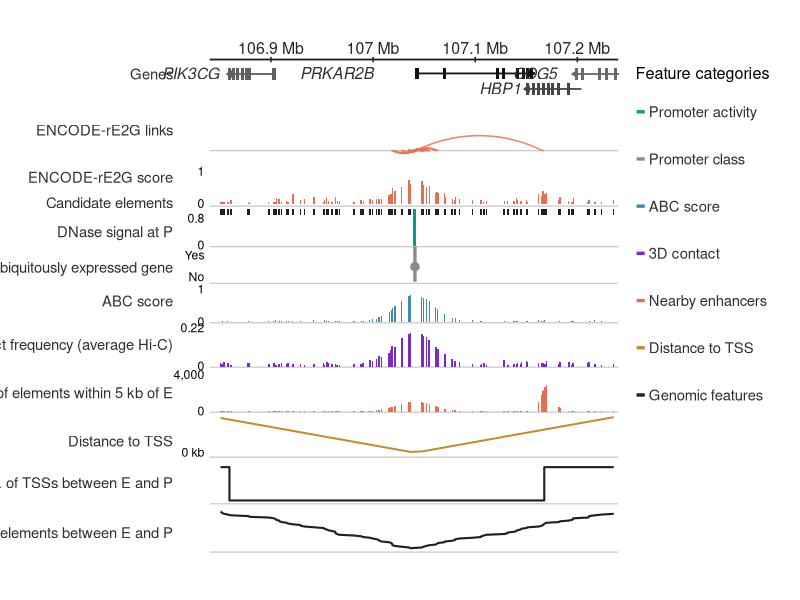
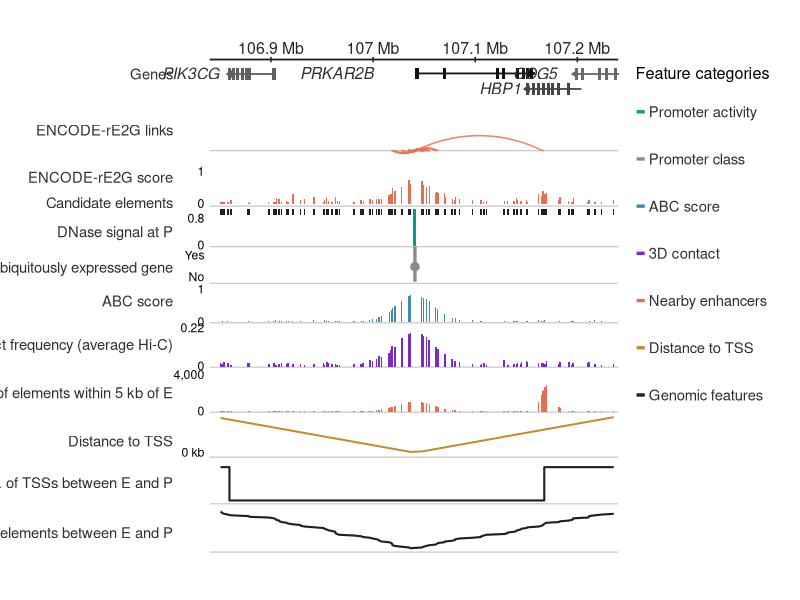

Here is the R script that generated these plots, in order:
## ---- chunk 1
knitr::opts_chunk$set(
  echo = TRUE,
  warning = FALSE,
  message = FALSE,
  fig.align = "center",
  fig.retina = 2
)

library(dplyr)
library(ggplot2)
library(tibble)

set.seed(1031)
## ---- chunk 2
region_start <- 106.84
region_end <- 107.24
promoter_position <- 107.041

candidate_elements <- tibble(
  element_id = sprintf("E%03d", seq_len(96)),
  position_mb = sort(runif(96, region_start, region_end))
) %>%
  mutate(
    distance_mb = abs(position_mb - promoter_position),
    local_peak = exp(-0.5 * ((position_mb - promoter_position) / 0.018)^2),
    distal_peak = exp(-0.5 * ((position_mb - 107.171) / 0.006)^2),
    re2g_score = pmin(1, 0.04 + 0.55 * local_peak +
      0.23 * distal_peak + rbeta(n(), 1.1, 6.5) * 0.36),
    abc_score = pmin(1, 0.015 + 0.76 * local_peak +
      rbeta(n(), 0.9, 8) * 0.14),
    contact_frequency = pmin(0.22, 0.01 + 0.18 * local_peak +
      rbeta(n(), 1.1, 7) * 0.055),
    nearby_activity = pmin(4200, 40 +
      rgamma(n(), 1.35, 210) + 2900 * distal_peak + 1050 * local_peak),
    distance_scaled = distance_mb / max(distance_mb),
    tss_between = if_else(position_mb < 106.858 | position_mb > 107.168, 1, 0),
    elements_between = abs(rank(position_mb) -
      which.min(abs(position_mb - promoter_position)))
  )

link_data <- candidate_elements %>%
  arrange(desc(re2g_score)) %>%
  slice_head(n = 13) %>%
  transmute(
    element_id,
    element_position = position_mb,
    promoter_position = promoter_position,
    link_strength = re2g_score
  )

gene_models <- tribble(
  ~gene, ~start_mb, ~end_mb, ~direction, ~gene_y, ~gene_colour, ~label_x,
  "PIK3CG",  106.857, 106.905, -1, 9.56, "#606060", 106.849,
  "PRKAR2B", 107.041, 107.158,  1, 9.57, "#111111", 107.001,
  "HBP1",    107.148, 107.204, -1, 9.29, "#464646", 107.145,
  "COG5",    107.195, 107.241, -1, 9.56, "#696969", 107.180
) %>%
  mutate(
    plot_start = if_else(direction > 0, start_mb, end_mb),
    plot_end = if_else(direction > 0, end_mb, start_mb)
  )

make_exons <- function(gene, positions, y, colour, width = 0.0030) {
  tibble(
    gene = gene,
    xmin = positions - width / 2,
    xmax = positions + width / 2,
    ymin = y - 0.105,
    ymax = y + 0.105,
    exon_colour = colour
  )
}

gene_exons <- bind_rows(
  make_exons("PIK3CG", c(106.859, 106.863, 106.867, 106.872, 106.876, 106.879, 106.903), 9.56, "#606060"),
  make_exons("PRKAR2B", c(107.043, 107.070, 107.122, 107.128, 107.141, 107.147, 107.151, 107.155), 9.57, "#111111"),
  make_exons("HBP1", c(107.151, 107.157, 107.162, 107.167, 107.172, 107.176, 107.182, 107.191), 9.29, "#464646"),
  make_exons("COG5", c(107.199, 107.205, 107.222, 107.229, 107.237), 9.56, "#696969")
)

write.csv(candidate_elements, "synthetic_candidate_elements.csv", row.names = FALSE)
write.csv(link_data, "synthetic_re2g_links.csv", row.names = FALSE)
write.csv(gene_models, "synthetic_gene_models.csv", row.names = FALSE)

candidate_elements
## ---- chunk 3
track_colours <- c(
  promoter = "#00A087",
  promoter_class = "#8A8A8A",
  abc = "#3C8DAD",
  contact = "#7B2CBF",
  enhancer = "#E76F51",
  distance = "#C58B2A",
  genomic = "#202020"
)

track_labels <- tribble(
  ~label, ~y,
  "Genes", 9.56,
  "ENCODE-rE2G links", 8.55,
  "ENCODE-rE2G score", 7.70,
  "Candidate elements", 7.24,
  "DNase signal at P", 6.72,
  "Ubiquitously expressed gene", 6.08,
  "ABC score", 5.47,
  "Contact frequency (average Hi-C)", 4.69,
  "Activity of elements within 5 kb of E", 3.82,
  "Distance to TSS", 2.95,
  "No. of TSSs between E and P", 2.20,
  "No. of elements between E and P", 1.30
)

coordinate_ticks <- tibble(
  x = c(106.9, 107.0, 107.1, 107.2),
  label = c("106.9 Mb", "107 Mb", "107.1 Mb", "107.2 Mb")
)

legend_data <- tribble(
  ~label, ~colour, ~y,
  "Promoter activity", track_colours["promoter"], 8.88,
  "Promoter class", track_colours["promoter_class"], 8.03,
  "ABC score", track_colours["abc"], 7.18,
  "3D contact", track_colours["contact"], 6.33,
  "Nearby enhancers", track_colours["enhancer"], 5.48,
  "Distance to TSS", track_colours["distance"], 4.63,
  "Genomic features", track_colours["genomic"], 3.78
)

separator_data <- tibble(
  y = c(8.18, 7.18, 6.45, 5.79, 5.08, 4.28, 3.47, 2.66, 1.82, 0.95)
)

p <- ggplot() +
  geom_segment(
    data = separator_data,
    aes(x = region_start, xend = region_end, y = y, yend = y),
    colour = "#C8C8C8", linewidth = 0.42
  ) +
  geom_segment(
    aes(x = region_start, xend = region_end, y = 9.82, yend = 9.82),
    colour = "#202020", linewidth = 0.62
  ) +
  geom_segment(
    data = coordinate_ticks,
    aes(x = x, xend = x, y = 9.77, yend = 9.87),
    linewidth = 0.50, colour = "#202020"
  ) +
  geom_text(
    data = coordinate_ticks,
    aes(x = x, y = 10.03, label = label),
    size = 4.0, colour = "#252525"
  ) +
  geom_segment(
    data = gene_models,
    aes(
      x = plot_start, xend = plot_end,
      y = gene_y, yend = gene_y,
      colour = gene_colour
    ),
    linewidth = 0.62,
    arrow = grid::arrow(type = "closed", length = unit(1.4, "mm")),
    show.legend = FALSE
  ) +
  geom_rect(
    data = gene_exons,
    aes(xmin = xmin, xmax = xmax, ymin = ymin, ymax = ymax, fill = exon_colour),
    colour = NA,
    show.legend = FALSE
  ) +
  geom_text(
    data = gene_models,
    aes(x = label_x, y = gene_y + 0.01, label = gene),
    hjust = 1, fontface = "italic", size = 4.0,
    colour = "#303030"
  ) +
  geom_curve(
    data = link_data,
    aes(
      x = element_position, xend = promoter_position,
      y = 8.18, yend = 8.18,
      linewidth = link_strength,
      group = element_id
    ),
    curvature = 0.24,
    colour = track_colours["enhancer"],
    alpha = 0.82,
    lineend = "round"
  ) +
  geom_rect(
    data = candidate_elements,
    aes(
      xmin = position_mb - 0.00062,
      xmax = position_mb + 0.00062,
      ymin = 7.22,
      ymax = 7.22 + 0.62 * re2g_score
    ),
    fill = track_colours["enhancer"], colour = NA
  ) +
  geom_rect(
    data = candidate_elements,
    aes(
      xmin = position_mb - 0.00072,
      xmax = position_mb + 0.00072,
      ymin = 7.02,
      ymax = 7.13
    ),
    fill = track_colours["genomic"], colour = NA
  ) +
  annotate(
    "rect",
    xmin = promoter_position - 0.00145,
    xmax = promoter_position + 0.00145,
    ymin = 6.46, ymax = 7.12,
    fill = track_colours["promoter"], colour = NA
  ) +
  annotate(
    "segment", x = promoter_position, xend = promoter_position,
    y = 5.82, yend = 6.45,
    colour = track_colours["promoter_class"], linewidth = 1.15
  ) +
  annotate(
    "point", x = promoter_position, y = 6.09,
    colour = track_colours["promoter_class"], size = 2.5
  ) +
  geom_rect(
    data = candidate_elements,
    aes(
      xmin = position_mb - 0.00052,
      xmax = position_mb + 0.00052,
      ymin = 5.09,
      ymax = 5.09 + 0.63 * abc_score
    ),
    fill = track_colours["abc"], colour = NA
  ) +
  geom_rect(
    data = candidate_elements,
    aes(
      xmin = position_mb - 0.00070,
      xmax = position_mb + 0.00070,
      ymin = 4.29,
      ymax = 4.29 + 0.70 * contact_frequency / 0.22
    ),
    fill = track_colours["contact"], colour = NA
  ) +
  geom_rect(
    data = candidate_elements,
    aes(
      xmin = position_mb - 0.00065,
      xmax = position_mb + 0.00065,
      ymin = 3.48,
      ymax = 3.48 + 0.69 * nearby_activity / 4200
    ),
    fill = track_colours["enhancer"], colour = NA
  ) +
  geom_line(
    data = candidate_elements,
    aes(x = position_mb, y = 2.74 + 0.64 * distance_scaled),
    colour = track_colours["distance"], linewidth = 0.68
  ) +
  geom_step(
    data = candidate_elements,
    aes(x = position_mb, y = 1.88 + 0.60 * tss_between),
    colour = track_colours["genomic"], linewidth = 0.72,
    direction = "mid"
  ) +
  geom_line(
    data = candidate_elements,
    aes(x = position_mb, y = 1.02 + 0.66 * elements_between / max(elements_between)),
    colour = track_colours["genomic"], linewidth = 0.72
  ) +
  geom_text(
    data = track_labels,
    aes(x = 106.804, y = y, label = label),
    hjust = 1, size = 3.75, colour = "#303030"
  ) +
  annotate("text", x = 106.835, y = 7.81, label = "1", hjust = 1, size = 3.1) +
  annotate("text", x = 106.835, y = 7.23, label = "0", hjust = 1, size = 3.1) +
  annotate("text", x = 106.835, y = 6.96, label = "0.8", hjust = 1, size = 3.1) +
  annotate("text", x = 106.835, y = 6.48, label = "0", hjust = 1, size = 3.1) +
  annotate("text", x = 106.835, y = 6.30, label = "Yes", hjust = 1, size = 3.1) +
  annotate("text", x = 106.835, y = 5.91, label = "No", hjust = 1, size = 3.1) +
  annotate("text", x = 106.835, y = 5.69, label = "1", hjust = 1, size = 3.1) +
  annotate("text", x = 106.835, y = 5.10, label = "0", hjust = 1, size = 3.1) +
  annotate("text", x = 106.835, y = 4.99, label = "0.22", hjust = 1, size = 3.1) +
  annotate("text", x = 106.835, y = 4.30, label = "0", hjust = 1, size = 3.1) +
  annotate("text", x = 106.835, y = 4.15, label = "4,000", hjust = 1, size = 3.1) +
  annotate("text", x = 106.835, y = 3.49, label = "0", hjust = 1, size = 3.1) +
  annotate("text", x = 106.835, y = 2.75, label = "0 kb", hjust = 1, size = 3.1) +
  annotate("text", x = 107.257, y = 9.58, label = "Feature categories", hjust = 0, size = 4.1) +
  geom_segment(
    data = legend_data,
    aes(x = 107.258, xend = 107.266, y = y, yend = y, colour = colour),
    linewidth = 1.15,
    show.legend = FALSE
  ) +
  geom_text(
    data = legend_data,
    aes(x = 107.270, y = y, label = label),
    hjust = 0, size = 3.75, colour = "#303030"
  ) +
  scale_colour_identity() +
  scale_fill_identity() +
  scale_linewidth_continuous(range = c(0.45, 1.1), guide = "none") +
  coord_cartesian(
    xlim = c(106.68, 107.37),
    ylim = c(0.76, 10.22),
    clip = "off"
  ) +
  theme_void(base_size = 12) +
  theme(
    plot.background = element_rect(fill = "white", colour = NA),
    panel.background = element_rect(fill = "white", colour = NA),
    plot.margin = margin(8, 10, 8, 8)
  )

ggsave(
  "regulatory_genomic_tracks.png",
  plot = p,
  width = 16.5,
  height = 6.5,
  dpi = 330,
  bg = "white"
)

p
